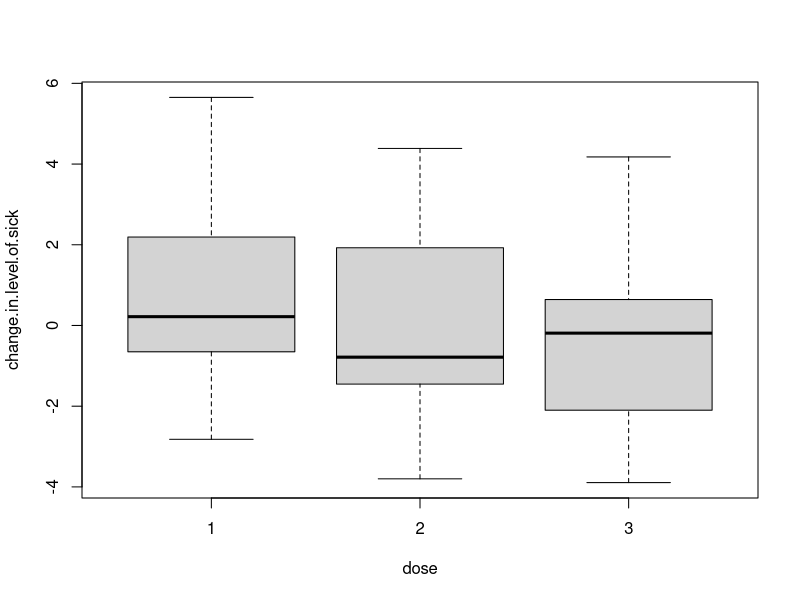
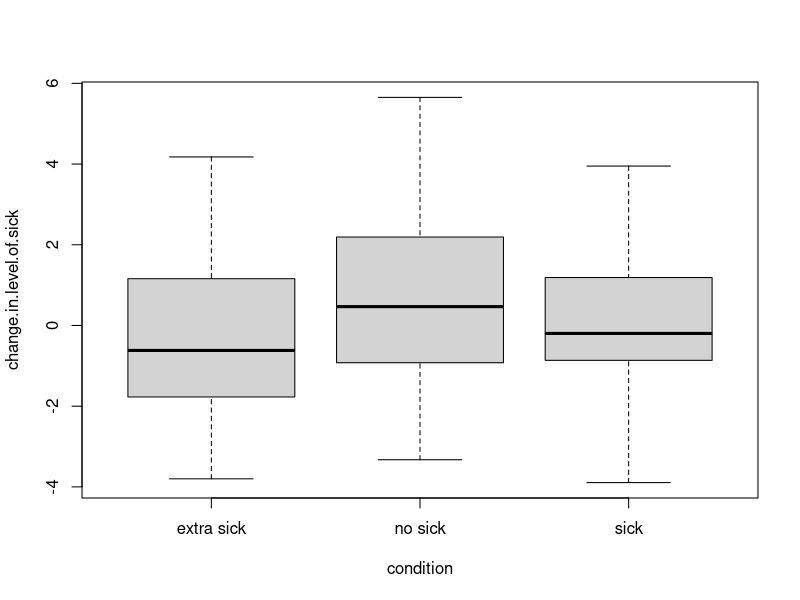
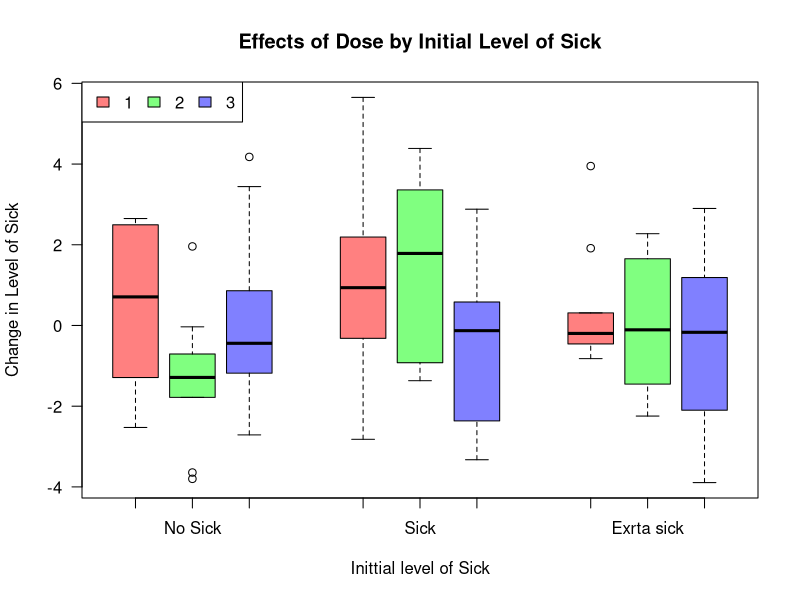

Here is the R script that generated these plots, in order: (Note: this script raises an error after producing the figures.)
#make a fake data set that is compaible with two way ANOVA
dose <- rep(rep(c(1, 2, 3), each= 10), length= 90)
condition <- rep(c("no sick", "sick", "extra sick"), each= 30)
#lets do n= 10 per condition and dose 
change.in.level.of.sick <- rnorm(90, 0, 2)
sick.test <- data.frame(condition, dose, change.in.level.of.sick)

#visualize data
boxplot(change.in.level.of.sick ~ dose, data = sick.test)
boxplot(change.in.level.of.sick ~ condition, data = sick.test)

#visualize both level groups at one
cols <- rainbow(3, s = 0.5)
boxplot(change.in.level.of.sick ~ dose + condition, data = sick.test,
        at = c(1:3, 5:7, 9:11), col = cols,
        names = c(NA, "No Sick", NA, NA, "Sick", NA, NA, "Exrta sick", NA), 
        xaxs = FALSE,
        las=1,
        main= "Effects of Dose by Initial Level of Sick",
        ylab= "Change in Level of Sick",
        xlab= "Inittial level of Sick")
legend("topleft", fill = cols, legend = c(1,2,3), horiz = T)
#As we might expect given that I used random number generation, there doesn't-
#look like there is a lot of significant differences going on here

#compute an ANOVA
res.aov <- aov(change.in.level.of.sick ~ dose + condition, data = sick.test)
summary(res.aov)

#how to get two p values out
p.aov.2 <- data.frame(matrix(NA, ncol=3, nrow=100))
p.aov.2[i, 1:3] <- summary(res.aov)[[1]][["Pr(>F)"]]

#lets make a function
rapid.2.aov.r <- function(mean, variance){
  p.aov.2 <- data.frame(matrix(NA, ncol=3, nrow=100))
  names(p.aov.2)[1]<-paste("p-value dose")
  names(p.aov.2)[2]<-paste("p-value condition")
  dose <- rep(rep(c(1, 2, 3), each= 10), length= 90)
  condition <- rep(c("no sick", "sick", "extra sick"), each= 30)
  for (i in 1:100) {
    change.in.level.of.sick <- rnorm(90, mean, variance)
    aov <- data.frame(change.in.level.of.sick, condition, dose)
    res.aov <- aov(change.in.level.of.sick ~ dose + condition, data = sick.test)
    p.aov.2[i, 1:3] <- summary(res.aov)[[1]][["Pr(>F)"]]
  }
  sig <- p.aov.2[, 1] <= 0.05
  sig2 <- p.aov.2[, 2] <= 0.05
  print(length(which(sig == TRUE)))
  print(length(which(sig2 == TRUE)))
}

rapid.2.aov.r(10, 1) #0, 0 sigs
rapid.2.aov.r(100, 1) #0, 0 sigs
rapid.2.aov.r(1000, 1) #0, 0 sigs
#... I think I need to split up the change.in.level.of.sick variable so that-
#I can have differnt means (etc) for each initial level of sickness

#let's try that
rapid.2.aov <- function(m1, m2, m3, v1, v2, v3){
  p.aov.2 <- data.frame(matrix(NA, ncol=3, nrow=100))
  names(p.aov.2)[1]<-paste("p-value dose")
  names(p.aov.2)[2]<-paste("p-value condition")
  dose <- rep(rep(c(1, 2, 3), each= 10), length= 90)
  condition <- rep(c("no sick", "sick", "extra sick"), each= 30)
  for (i in 1:100) {
    change.in.level.of.sick[1:30] <- rnorm(30, m1, v1)
    change.in.level.of.sick[31:60] <- rnorm(30, m2, v2)
    change.in.level.of.sick[61:90] <- rnorm(30, m3, v3)
    aov <- data.frame(change.in.level.of.sick, condition, dose)
    res.aov <- aov(change.in.level.of.sick ~ dose + condition, data = sick.test)
    p.aov.2[i, 1:3] <- summary(res.aov)[[1]][["Pr(>F)"]]
  }
  sig <- p.aov.2[, 1] <= 0.05
  sig2 <- p.aov.2[, 2] <= 0.05
  print(length(which(sig == TRUE)))
  print(length(which(sig2 == TRUE)))
}

rapid.2.aov(1, 10, 20, 2, 2, 2) #0, 0 sigs
rapid.2.aov(1, 10, 20, 2, 2, 2) #0, 0 sigs
rapid.2.aov(1, 10, 20, 10, 10, 10) #0, 0 sigs

#I do not know what's happening so lets through a boxplot into my function
rapid.2.aov.b <- function(m1, m2, m3, v1, v2, v3){
  p.aov.2 <- data.frame(matrix(NA, ncol=3, nrow=100))
  names(p.aov.2)[1]<-paste("p-value dose")
  names(p.aov.2)[2]<-paste("p-value condition")
  dose <- rep(rep(c(1, 2, 3), each= 10), length= 90)
  condition <- rep(c("no sick", "sick", "extra sick"), each= 30)
  for (i in 1:100) {
    change.in.level.of.sick[1:30] <- rnorm(30, m1, v1)
    change.in.level.of.sick[31:60] <- rnorm(30, m2, v2)
    change.in.level.of.sick[61:90] <- rnorm(30, m3, v3)
    aov <- data.frame(change.in.level.of.sick, condition, dose)
    res.aov <- aov(change.in.level.of.sick ~ dose + condition, data = sick.test)
    p.aov.2[i, 1:3] <- summary(res.aov)[[1]][["Pr(>F)"]]
    cols <- rainbow(3, s = 0.5)
    boxplot(change.in.level.of.sick ~ dose + condition, data = sick.test,
            at = c(1:3, 5:7, 9:11), col = cols,
            names = c(NA, "No Sick", NA, NA, "Sick", NA, NA, "Exrta sick", NA), 
            xaxs = FALSE,
            las=1,
            main= "Effects of Dose by Initial Level of Sick",
            ylab= "Change in Level of Sick",
            xlab= "Inittial level of Sick")
    legend("topleft", fill = cols, legend = c(1,2,3), horiz = T)
  }
  sig <- p.aov.2[, 1] <= 0.05
  sig2 <- p.aov.2[, 2] <= 0.05
  print(length(which(sig == TRUE)))
  print(length(which(sig2 == TRUE)))
  cols <- rainbow(3, s = 0.5)
}

#testing
rapid.2.aov.b(10, 20, 30, 2, 2, 2)
#If you flip through the box plot, you will see that they are all the same

#First function boxplot test
rapid.2.aov.r <- function(mean, variance){
  p.aov.2 <- data.frame(matrix(NA, ncol=3, nrow=100))
  names(p.aov.2)[1]<-paste("p-value dose")
  names(p.aov.2)[2]<-paste("p-value condition")
  dose <- rep(rep(c(1, 2, 3), each= 10), length= 90)
  condition <- rep(c("no sick", "sick", "extra sick"), each= 30)
  for (i in 1:100) {
    change.in.level.of.sick <- rnorm(90, mean, variance)
    aov <- data.frame(change.in.level.of.sick, condition, dose)
    res.aov <- aov(change.in.level.of.sick ~ dose + condition, data = sick.test)
    p.aov.2[i, 1:3] <- summary(res.aov)[[1]][["Pr(>F)"]]
    boxplot(change.in.level.of.sick ~ dose + condition, data = sick.test,
            at = c(1:3, 5:7, 9:11), col = cols,
            names = c(NA, "No Sick", NA, NA, "Sick", NA, NA, "Exrta sick", NA), 
            xaxs = FALSE,
            las=1,
            main= "Effects of Dose by Initial Level of Sick",
            ylab= "Change in Level of Sick",
            xlab= "Inittial level of Sick")
    legend("topleft", fill = cols, legend = c(1,2,3), horiz = T)
  }
  sig <- p.aov.2[, 1] <= 0.05
  sig2 <- p.aov.2[, 2] <= 0.05
  print(length(which(sig == TRUE)))
  print(length(which(sig2 == TRUE)))
}

rapid.2.aov.r(10, 2)
#hmm... It is also printing the same box plots

#Print rnorm to see if problem is there
#prin p-value to see if problem is there
rapid.2.aov.r.testing <- function(mean, variance){
  p.aov.2 <- data.frame(matrix(NA, ncol=3, nrow=100))
  names(p.aov.2)[1]<-paste("p-value dose")
  names(p.aov.2)[2]<-paste("p-value condition")
  dose <- rep(rep(c(1, 2, 3), each= 10), length= 90)
  condition <- rep(c("no sick", "sick", "extra sick"), each= 30)
  for (i in 1:100) {
    change.in.level.of.sick <- rnorm(90, mean, variance)
    print(head(change.in.level.of.sick))
    aov <- data.frame(change.in.level.of.sick, condition, dose)
    res.aov <- aov(change.in.level.of.sick ~ dose + condition, data = sick.test)
    p.aov.2[i, 1:3] <- summary(res.aov)[[1]][["Pr(>F)"]]
    print( p.aov.2[i, 1:3])
  }
}

rapid.2.aov.r.testing(10, 5)
#problem is with p-value
#why, then, am I getting the same box plot

#let's test the boxplos again
rapid.2.aov.r.testing.2 <- function(mean, variance){
  p.aov.2 <- data.frame(matrix(NA, ncol=3, nrow=100))
  names(p.aov.2)[1]<-paste("p-value dose")
  names(p.aov.2)[2]<-paste("p-value condition")
  dose <- rep(rep(c(1, 2, 3), each= 10), length= 90)
  condition <- rep(c("no sick", "sick", "extra sick"), each= 30)
  for (i in 1:100) {
    change.in.level.of.sick <- rnorm(90, mean, variance)
    print(head(change.in.level.of.sick))
    boxplot(change.in.level.of.sick ~ dose + condition, data = sick.test,
            at = c(1:3, 5:7, 9:11), col = cols,
            names = c(NA, "No Sick", NA, NA, "Sick", NA, NA, "Exrta sick", NA), 
            xaxs = FALSE,
            las=1,
            main= "Effects of Dose by Initial Level of Sick",
            ylab= "Change in Level of Sick",
            xlab= "Inittial level of Sick")
    legend("topleft", fill = cols, legend = c(1,2,3), horiz = T)
    aov <- data.frame(change.in.level.of.sick, condition, dose)
    res.aov <- aov(change.in.level.of.sick ~ dose + condition, data = sick.test)
    p.aov.2[i, 1:3] <- summary(res.aov)[[1]][["Pr(>F)"]]
    print( p.aov.2[i, 1:3])
  }
}

#Testing
rapid.2.aov.r.testing.2(10, 5)
#So, even though I have different numbers, it is giving me the exact same-
#box plots

#trying somthing else
rapid.2.aov.r.testing <- function(mean, variance){
  p.aov.2 <- data.frame(matrix(NA, ncol=3, nrow=100))
  names(p.aov.2)[1]<-paste("p-value dose")
  names(p.aov.2)[2]<-paste("p-value condition")
  dose <- rep(rep(c(1, 2, 3), each= 10), length= 90)
  condition <- rep(c("no sick", "sick", "extra sick"), each= 30)
  for (i in 1:100) {
    change.in.level.of.sick <- rnorm(90, mean, variance)
    print(change.in.level.of.sick)
    aov <- data.frame(change.in.level.of.sick, condition, dose)
    res.aov <- aov(change.in.level.of.sick ~ dose + condition, data = sick.test)
    p.aov.2[i, 1:3] <- summary(res.aov)[[1]][["Pr(>F)"]]
    print(summary(res.aov)[[1]][["Pr(>F)"]])
  }
}

rapid.2.aov.r.testing(10, 2)
#the issue is that my one cahnge in level of sickness spans the entire length-
#of the data frame

#Lets change that
rapid.2.aov.w <- function(m1, m2, m3, sd1, sd2, sd3){
  p.aov.2 <- data.frame(matrix(NA, ncol=3, nrow=100))
  names(p.aov.2)[1]<-paste("p-value dose")
  names(p.aov.2)[2]<-paste("p-value condition")
  dose <- rep(rep(c(1, 2, 3), each= 10), length= 90)
  condition <- rep(c("no sick", "sick", "extra sick"), each= 30)
  for (i in 1:100) {
    change.in.level.of.sick1 <- rnorm(30, m1, sd1)
    change.in.level.of.sick2 <- rnorm(30, m2, sd2)
    change.in.level.of.sick3 <- rnorm(30, m3, sd3)
    aov <- data.frame(c(change.in.level.of.sick1, change.in.level.of.sick2,
                        change.in.level.of.sick3), condition, dose)
    res.aov <- aov(change.in.level.of.sick ~ dose + condition, data = sick.test)
    p.aov.2[i, 1:3] <- summary(res.aov)[[1]][["Pr(>F)"]]
  }
  sig <- p.aov.2[, 1] <= 0.05
  sig2 <- p.aov.2[, 2] <= 0.05
  print(length(which(sig == TRUE)))
  print(length(which(sig2 == TRUE)))
}

#testing
rapid.2.aov.working(1, 10, 100, 2, 2, 2)
#still not working

#let's print againrapid.2.aov.working <- function(m1, m2, m3, sd1, sd2, sd3){
rapid.2.aov.w <- function(m1, m2, m3, sd1, sd2, sd3){
  p.aov.2 <- data.frame(matrix(NA, ncol=3, nrow=100))
  names(p.aov.2)[1]<-paste("p-value dose")
  names(p.aov.2)[2]<-paste("p-value condition")
  dose <- rep(rep(c(1, 2, 3), each= 10), length= 90)
  condition <- rep(c("no sick", "sick", "extra sick"), each= 30)
  for (i in 1:100) {
    change.in.level.of.sick1 <- rnorm(30, m1, sd1)
    change.in.level.of.sick2 <- rnorm(30, m2, sd2)
    change.in.level.of.sick3 <- rnorm(30, m3, sd3)
    aov <- data.frame(c(change.in.level.of.sick1, change.in.level.of.sick2,
                        change.in.level.of.sick3), condition, dose)
    print(aov[, 1])
    res.aov <- aov(change.in.level.of.sick ~ dose + condition, data = sick.test)
    p.aov.2[i, 1:3] <- summary(res.aov)[[1]][["Pr(>F)"]]
    print(summary(res.aov)[[1]][["Pr(>F)"]])
  }
  sig <- p.aov.2[, 1] <= 0.05
  sig2 <- p.aov.2[, 2] <= 0.05
  print(length(which(sig == TRUE)))
  print(length(which(sig2 == TRUE)))
}

rapid.2.aov.w(1, 10, 100, 2, 2, 2)
#so even when the difference in means is there, I see no significance

#let's give a mean difference to every dose of every condition
rapid.2.aov.x <- function(m1, m2, m3, m4, m5, m6, m7, m8, m9){
  p.aov.2 <- data.frame(matrix(NA, ncol=3, nrow=100))
  names(p.aov.2)[1]<-paste("p-value dose")
  names(p.aov.2)[2]<-paste("p-value condition")
  dose <- rep(rep(c(1, 2, 3), each= 10), length= 90)
  condition <- rep(c("no sick", "sick", "extra sick"), each= 30)
  for (i in 1:100) {
    change.in.level.of.sick1 <- rnorm(10, m1, 2)
    change.in.level.of.sick2 <- rnorm(10, m2, 2)
    change.in.level.of.sick3 <- rnorm(10, m3, 2)
    change.in.level.of.sick4 <- rnorm(10, m4, 2)
    change.in.level.of.sick5 <- rnorm(10, m5, 2)
    change.in.level.of.sick6 <- rnorm(10, m6, 2)
    change.in.level.of.sick7 <- rnorm(10, m7, 2)
    change.in.level.of.sick8 <- rnorm(10, m8, 2)
    change.in.level.of.sick9 <- rnorm(10, m9, 2)
    aov <- data.frame(c(change.in.level.of.sick1, change.in.level.of.sick2,
                        change.in.level.of.sick3, change.in.level.of.sick4,
                        change.in.level.of.sick5, change.in.level.of.sick6,
                        change.in.level.of.sick7, change.in.level.of.sick8,
                        change.in.level.of.sick9), 
                      condition, dose)
    print(aov[, 1])
    res.aov <- aov(change.in.level.of.sick ~ dose + condition, data = sick.test)
    p.aov.2[i, 1:3] <- summary(res.aov)[[1]][["Pr(>F)"]]
    print(summary(res.aov)[[1]][["Pr(>F)"]])
  }
  sig <- p.aov.2[, 1] <= 0.05
  sig2 <- p.aov.2[, 2] <= 0.05
  print(length(which(sig == TRUE)))
  print(length(which(sig2 == TRUE)))
}

rapid.2.aov.x(10, 20, 30, 40, 50, 60, 70, 80, 90)
#WTF!!!